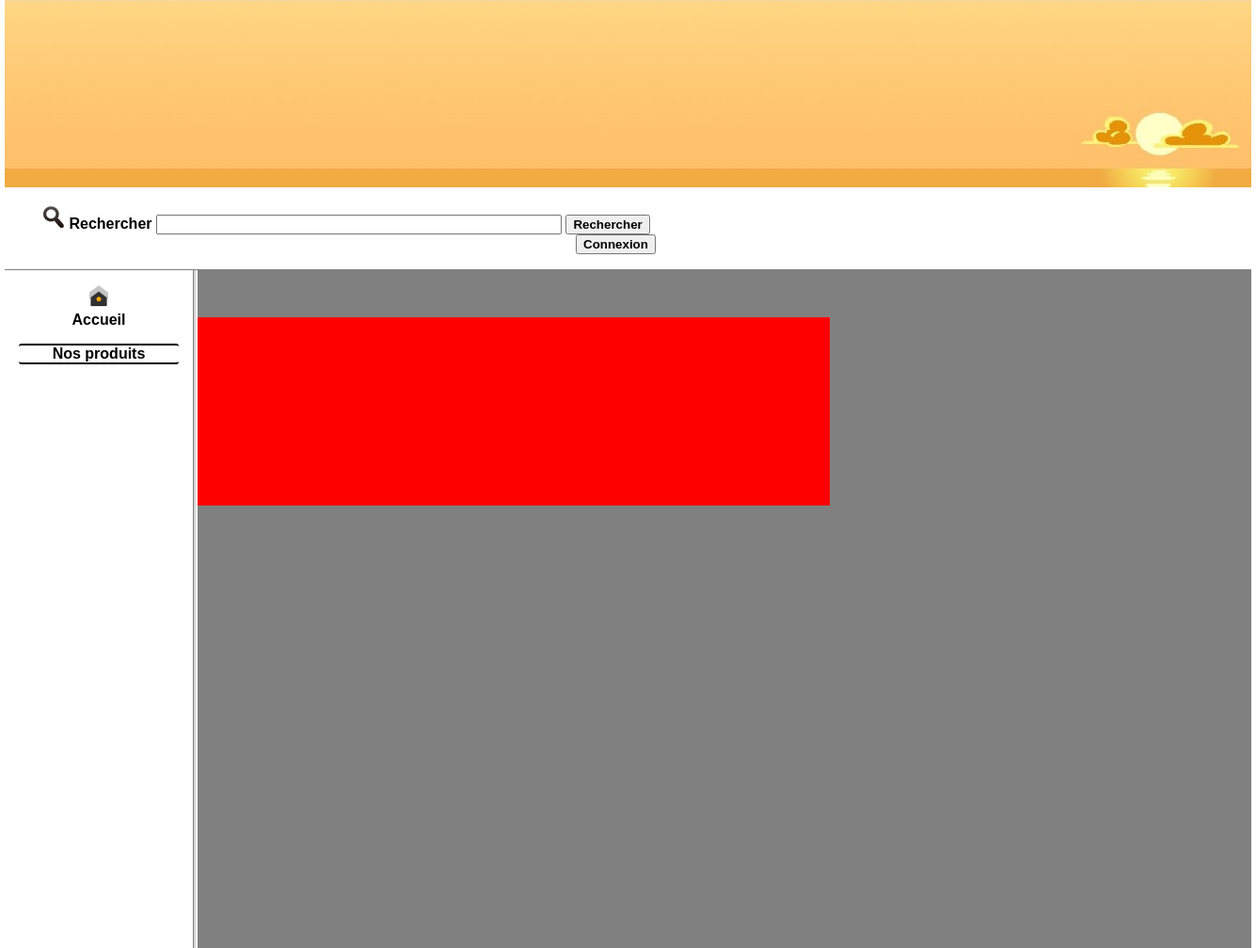
Before: / with the older database file.
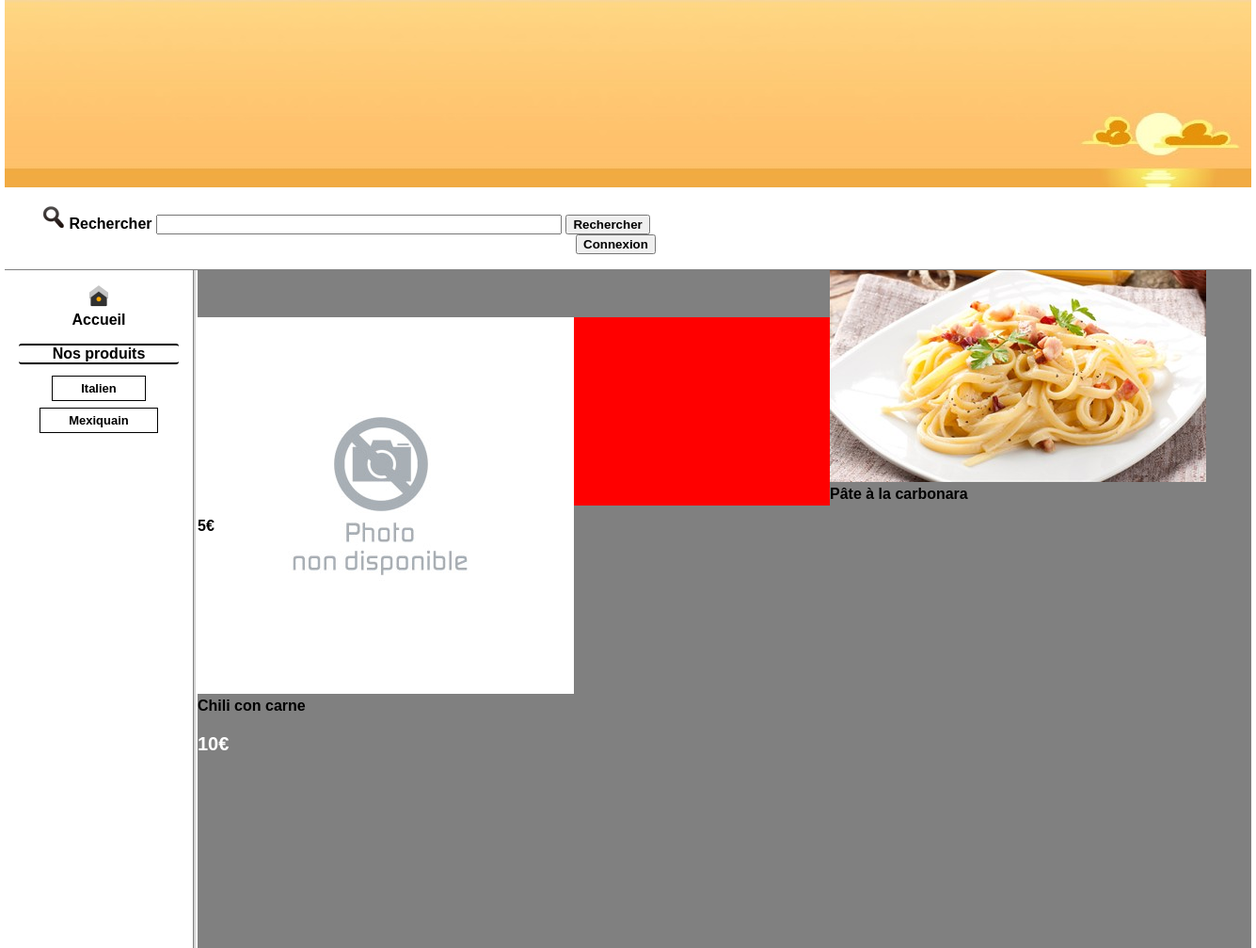
After: the same page with the newer database file.
### tables this page shows
CREATE TABLE IF NOT EXISTS `categories` (
`id_categorie` int(10) NOT NULL,
  `nom` varchar(25) NOT NULL
);

CREATE TABLE IF NOT EXISTS `produits` (
`id_produit` int(10) NOT NULL,
  `nom` varchar(40) NOT NULL,
  `description` varchar(2000) NOT NULL,
  `prix` float NOT NULL
);

### www/classes/categorie.manager.class.php (called while the page is built, shortened)
<?php
	class CategorieManager {
		private $bdd;
		public function __construct($bdd) {
			$this->bdd = $bdd;
		}
		public function getAllCategories()
		{
			$requete = "SELECT id_categorie as id, nom " .
						"FROM categories ";
			$resultat = mysqli_query($this->bdd, $requete) or die("erreur");
			$donnees = mysqli_fetch_all($resultat);
			 return $donnees;
		}
	}
?>

### www/classes/produit.manager.class.php (called while the page is built, shortened)
<?php
	class ProduitManager {
		private $bdd;
		public function __construct($bdd) {
			$this->bdd = $bdd;
		}
		public function getListeCoupCoeur ($filtre){
			$requete = "SELECT p.id_produit as id, p.nom, p.description, p.prix, c.nom as categorie " .
						"FROM produits p, categorie_produit cp, categories c ".
						"WHERE p.id_produit = cp.id_produit ".
						"AND c.id_categorie = cp.id_categorie ".
						"AND p.id_produit IN (SELECT id_produit " .
												  "FROM coupdecoeur) " .
						"ORDER BY nom";
			$resultat = mysqli_query($this->bdd, $requete);
			 $liste_produit = array();
			 while ($donnees = mysqli_fetch_assoc($resultat))
			 {
				$liste_produit [] = new Produit($donnees);
			 }
			 return $liste_produit;
		}
		public function getListeProduits ($filtre){
			$requete = "SELECT p.id_produit as id, p.nom, p.description, p.prix, c.nom as categorie " .
						"FROM produits p, categorie_produit cp, categories c ".
						"WHERE p.id_produit = cp.id_produit ".
						"AND c.id_categorie = cp.id_categorie ".
						"AND p.id_produit NOT IN (SELECT id_produit " .
												  "FROM coupdecoeur) " .
						"ORDER BY nom";
			$resultat = mysqli_query($this->bdd,$requete);
			 $liste_produit = array();
			 while ($donnees = mysqli_fetch_assoc($resultat))
			 {
				$liste_produit [] = new Produit($donnees);
			 }
			 return $liste_produit;
		}
	}
?>

### www/vue/produits.php (the view, shortened to what this page needs)
<div id="produits">
	<div class="hotStuff">
		<?php
			$pm = new ProduitManager($bdd);
			$filtre = 0;
			$liste_coeur = $pm->getListeCoupCoeur($filtre);
			foreach ($liste_coeur as $produit)
			{
				?>
				<div class="produit">
					<?php
						echo $produit->getImage();
						echo "<br /><a href='consulterFiche.php?id=" . $produit->getId() . "' >" . $produit->getNom() .  "</a>";
					?>
					<div class='prix_produits'>
						<p><?php echo $produit->getPrix() . '€'; ?></p>
					</div>
				</div>
	<?php	} ?>
	</div>
	<div class="produit_classique">
	<?php
		$liste_produit = $pm->getListeProduits($filtre);
		foreach ($liste_produit as $produit)
		{
			?>
			<div class="produit">
				<?php
					echo $produit->getImage();
					echo "<br /><a href='consulterFiche.php?id=" . $produit->getId() . "' >" . $produit->getNom() .  "</a>";
				?>
				<div class='prix_produits'>
					<p><?php echo $produit->getPrix() . '€'; ?></p>
				</div>
			</div>
<?php	} ?>
	</div>
</div>

### www/index.php (shortened to what this page needs)
<?php include('init.php'); ?>
<!DOCTYPE html>
<html lang="fr">
  <head>
    <link rel="stylesheet" href="../style/style.css">
  </head>
  <body>
  <?php
  	include("vue/header.php");
	include("vue/menuGauche.php");
	include("vue/produits.php");
  ?>
  </body>
</html>

### www/vue/header.php (shortened to what this page needs)
<?php
$pseudo = "";
?>
<div id="header">
	<img src="../images/banniere.jpg" alt="banniere"/>
	<div class="nav">
		<ul><form action="#" method="POST">
			<li><img src="../images/search.png" alt="search" name="search"/></li>
			<li><label for="recherche">Rechercher</label></li>
			<li><input type="text" name="recherche" id="recherche" size="50"/></li>
			<li><input type="submit" value="Rechercher" /></li>
			<?php
				if($pseudo != ""){
					$page = "controleur/deconnexion.php";
					?>
					<li class="btnDeconnexion">Bienvenue <?php echo $pseudo ?> <input type='button' onclick="document.location.href='<?php echo $page ?>';" value='Deconnexion' /></li>
					<?php
				}
				else{
					$page = "connexion.php";
					?>
					<li class="btnConnexion"><input type ="button" class="button" onclick = "document.location.href='<?php echo $page ?>';" value="Connexion" /></li>
					<?php
				}
			?>
			</form>
		</ul>
	</div>
</div>

### www/vue/menuGauche.php
<div id="menuGauche">
	<a href="index.php"><p><img src="../images/home.png" alt="Home" /><br />Accueil</p></a>
	<p class="titre">Nos produits</p>
	<?php
		$cm = new CategorieManager($bdd);
		$liste_categories = $cm->getAllCategories();
		foreach ($liste_categories as $value)
		{
			echo "<p><a href='index.php?cat=". $value[0] . "' class='boite'>" . $value[1] . "</a></p>";
		}
	?>
</div>

### www/classes/produit.class.php (shortened to what this page needs)
<?php
	class Produit {
		private $id;
		private $nom;
		private $prix;
		public function setPrix ($prix)
		{
			$this->prix = $prix;
		}
		public function setNom ($nom)
		{
			$this->nom = $nom;
		}
		public function setId ($id) {
			$this->id = $id;
		}
		public function getId(){
			return $this->id;
		}
		public function getNom(){
			return $this->nom;
		}
		public function getPrix(){
			return $this->prix;
		}
		public function getImage($inAdminRepertory = "")
		{
			$return = "<img src='". $inAdminRepertory . "../images/photo_indisponible.jpg' alt='photo indisponible' /> ";
			if (file_exists(dirname(__FILE__) . '/../../images/produits/produit'. $this->id . '.jpg'))
			{
				$return = "<img src='". $inAdminRepertory . "../images/produits/produit" . $this->id .".jpg' alt='photo du produit' /> ";
			}
			return $return;
		}
		private function hydrate(array $donnees)
		{
			foreach ($donnees as $key => $value)
			{
				$method = 'set'.ucfirst($key);
			}
		}
	}
?>

### style/style.css (style rules this page uses)
* { font-family: "Trebuchet MS", Helvetica, sans-serif; font-weight : bold; }
body { width:1325px; height : 720px; margin : auto; }
div#menuGauche { text-align:center; width : 200px; height : 720px; border-right : 1px solid grey; box-shadow: 2px 0px 0px 0px lightgrey; float:left; }
.boite { border : 1px solid black; padding-left : 30px; padding-right : 30px; padding-top : 5px; padding-bottom : 5px; font-size : small; }
a { text-decoration : none; color : black; }
.titre { background: transparent; border-bottom : 2px solid black; border-top : 2px solid black; border-radius : 3px; margin-right : 15px; margin-left : 15px; }
.nav { width: 100%; border-bottom : 1px solid grey; }
.nav ul { list-style-type: none; }
.nav li { display:inline; }
.nav .button { display:inline; margin-left:400px; }
.btnConnexion { display:inline; margin-left : 13%; }
div#produits { width : 1120px; height : 720px; float:right; background-color : grey; }
.hotStuff { margin-top : 50px; background-color : red; height : 200px; width : 60%; float:left; }
.hotStuff p { color : white; font-size : 20px; }

Changed rows visible on the page:
added categories: nom "Italien"
added categories: nom "Mexiquain"
added produits: nom "Chili con carne", prix "10"
added produits: nom "Pâte à la carbonara", prix "5"
